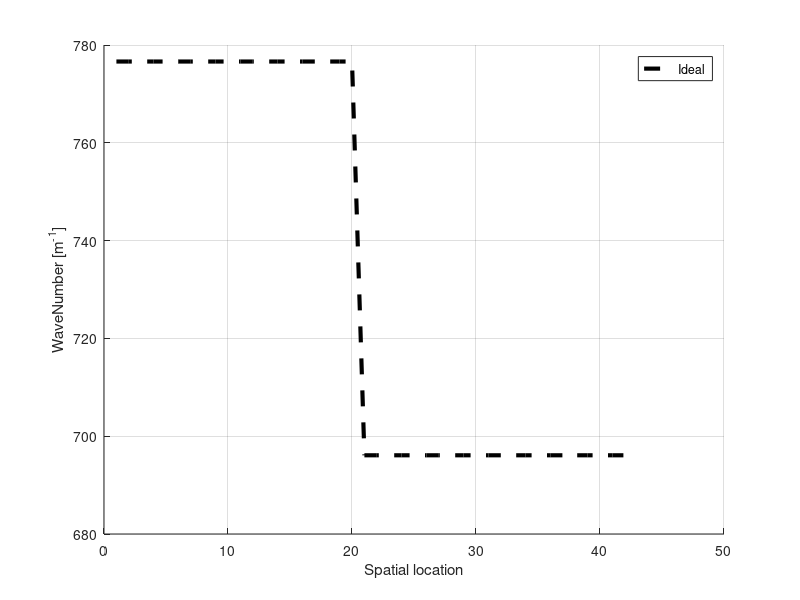
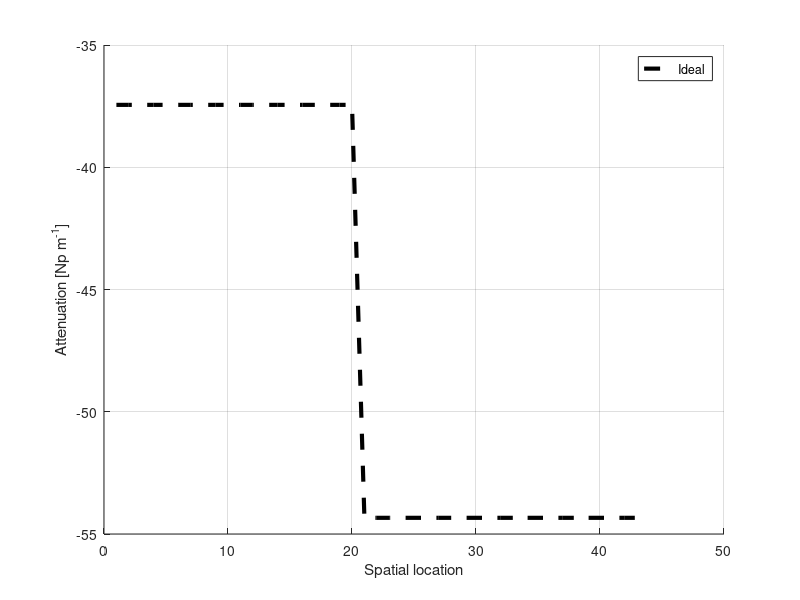
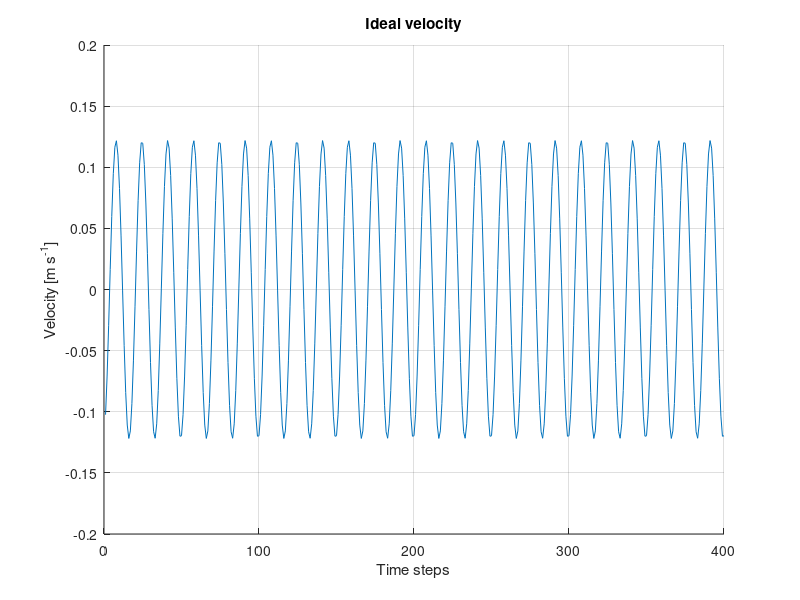
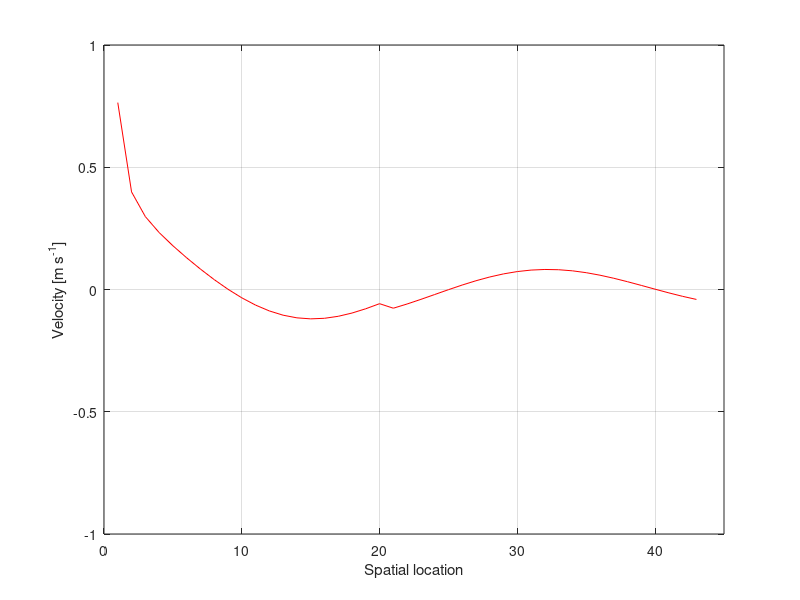

The MATLAB source for these figures, in order: (Note: this script raises an error after producing the figures.)
clc
clear all;
close all;

mu1 = 650*ones(1,43); 
eta = 0.1*ones(1,43);
for i= 21:43
  mu1(i) = 800;
  eta(i) = 0.2;
end

r=3e-4:3e-4:43*3e-4; %tia r co toa do tu 0.3 mm den 12.9 mm; chia lam 43 diem

frq=100;             %tan so rung cua kim 100 Hz
w=2*pi*frq;          %tan so goc cua kim
rho=1000;            %mat do khoi cua moi truong 1000 kg/m3
r0=2e-4;             %r0
%r0px=6e-3;            
dr=3e-4;             %delta r
dt=6/10000;          %delta t
phi_0=0; %-0.377;    %phi ban dau
A=0.008;            %bien do
n=400;
k=zeros(1,43);    %khoi tao ma tran "so song phuc"
alfa=zeros(1,43); %khoi tao ma tran "he so suy giam"
ks=zeros(1,43);   %khoi tao ma tran "so song"

for i=1:43    
        k(i)=sqrt(rho*w^2/(mu1(i)-1i*w*eta(i)));
        ks(i)=real(k(i));
        alfa(i)=-imag(k(i));
end
% -------xay dung ham van toc theo phuong trinh song-----------------
v=zeros(43,n);
for i=1:43
    for k=1:n
        v(i,k)= (1/sqrt(r(i)-r0))*A*cos(w*k*dt+ks(i)*(r(i)-r0)-phi_0);
    end
end
%==========================================================================

% -------xay dung ham van toc phan xa-----------------
vpx=zeros(43,n);
for i=1:20
    for k=1:n
        vpx(i,k)= (1/sqrt(r(21)-r(i)))*0.2*A*cos(w*k*dt-ks(i)*(r(21)-r(i))-phi_0);
    end
end
%==========================================================================
for i=1:43
   
    vth= v(i)+vpx(i);
    
    
end
figure(1);
hold on;
grid on;
y1=plot(ks,'--k');                 % do thi ks ly tuong
xlabel('Spatial location');
ylabel('WaveNumber [m^-^1]');
set(y1,'LineWidth',3);
legend('Ideal');
%-------------------------------------------
figure(2);
hold on;
grid on;
y1=plot(alfa,'--k');                 % He so suy giam ly tuong
xlabel('Spatial location');
ylabel('Attenuation [Np m^-^1]');
set(y1,'LineWidth',3);
legend('Ideal');
%-------------------------------------------
figure(3);
hold on;
grid on;
plot(v(15,:));      %van toc ly tuong theo thoi gian tai diem 15
title('Ideal velocity');
xlabel('Time steps');
ylabel('Velocity [m s^-^1]');
%-------------------------------------------
%---------- Do thi van toc theo khong gian khi dung ptr truyen song ------
figure(4);
for t = 25:2:n
    plot(v(:,t),'r');  
    axis([0 45 -1 1]);
    pause(.1);
end
grid on;
xlabel('Spatial location');
ylabel('Velocity [m s^-^1]');
%---------- Do thi van toc theo khong gian khi dung ptr truyen song song phan xa ------
figure(5);
for t = 25:2:n
    plot(vpx(:,t),'r');  
    axis([0 45 -1 1]);
    pause(.1);
end
grid on;
xlabel('Spatial location');
ylabel('Velocity [m s^-^1]');
%----------cong tin hieu ------
figure(6);
for t = 25:2:n
    plot(vth(:,t),'r');  
    axis([0 45 -1 1]);
    pause(.1);
end
grid on;
xlabel('Spatial location');
ylabel('Velocity [m s^-^1]');
